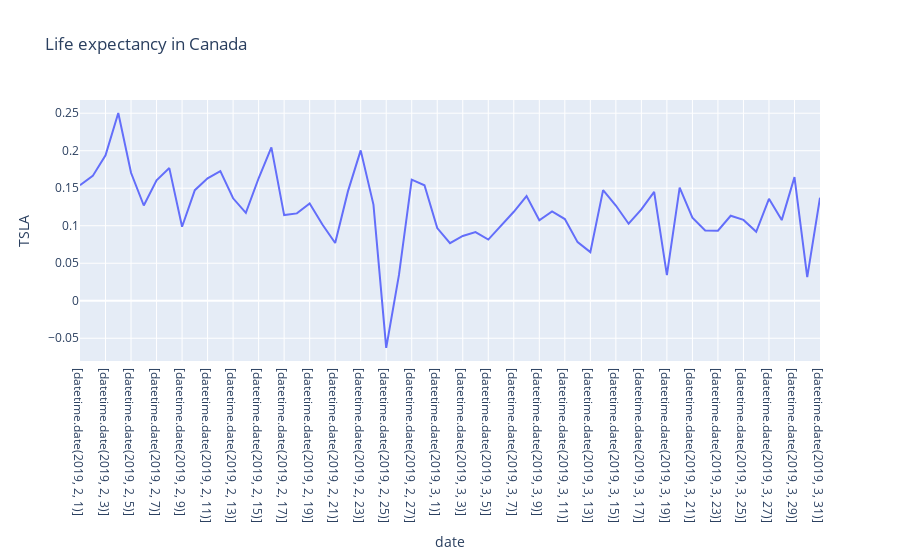

The notebook cell this image was saved under:
### Code cell
x = tsla_df['date']
y = tsla_df['TSLA']
df = px.data.gapminder().query("country=='Canada'")
fig = px.line(tsla_df, x="date", y="TSLA", title='Life expectancy in Canada')
fig.xla
fig.show()

### Figure 1 — Plotly figure (JSON) as saved in the notebook; plotly's stock layout.template omitted (floating-point values rounded to 4 significant figures)
{"data": [{"hovertemplate": "date=%{x}<br>TSLA=%{y}<extra></extra>", "legendgroup": "", "line": {"color": "#636efa", "dash": "solid"}, "marker": {"symbol": "circle"}, "mode": "lines", "name": "", "orientation": "v", "showlegend": false, "type": "scatter", "x": ["[datetime.date(2019, 2, 1)]", "[datetime.date(2019, 2, 2)]", "[datetime.date(2019, 2, 3)]", "[datetime.date(2019, 2, 4)]", "[datetime.date(2019, 2, 5)]", "[datetime.date(2019, 2, 6)]", "[datetime.date(2019, 2, 7)]", "[datetime.date(2019, 2, 8)]", "[datetime.date(2019, 2, 9)]", "[datetime.date(2019, 2, 10)]", "[datetime.date(2019, 2, 11)]", "[datetime.date(2019, 2, 12)]", "[datetime.date(2019, 2, 13)]", "[datetime.date(2019, 2, 14)]", "[datetime.date(2019, 2, 15)]", "[datetime.date(2019, 2, 16)]", "[datetime.date(2019, 2, 17)]", "[datetime.date(2019, 2, 18)]", "[datetime.date(2019, 2, 19)]", "[datetime.date(2019, 2, 20)]", "[datetime.date(2019, 2, 21)]", "[datetime.date(2019, 2, 22)]", "[datetime.date(2019, 2, 23)]", "[datetime.date(2019, 2, 24)]", "[datetime.date(2019, 2, 25)]", "[datetime.date(2019, 2, 26)]", "[datetime.date(2019, 2, 27)]", "[datetime.date(2019, 2, 28)]", "[datetime.date(2019, 3, 1)]", "[datetime.date(2019, 3, 2)]", "[datetime.date(2019, 3, 3)]", "[datetime.date(2019, 3, 4)]", "[datetime.date(2019, 3, 5)]", "[datetime.date(2019, 3, 6)]", "[datetime.date(2019, 3, 7)]", "[datetime.date(2019, 3, 8)]", "[datetime.date(2019, 3, 9)]", "[datetime.date(2019, 3, 10)]", "[datetime.date(2019, 3, 11)]", "[datetime.date(2019, 3, 12)]", "[datetime.date(2019, 3, 13)]", "[datetime.date(2019, 3, 14)]", "[datetime.date(2019, 3, 15)]", "[datetime.date(2019, 3, 16)]", "[datetime.date(2019, 3, 17)]", "[datetime.date(2019, 3, 18)]", "[datetime.date(2019, 3, 19)]", "[datetime.date(2019, 3, 20)]", "[datetime.date(2019, 3, 21)]", "[datetime.date(2019, 3, 22)]", "[datetime.date(2019, 3, 23)]", "[datetime.date(2019, 3, 24)]", "[datetime.date(2019, 3, 25)]", "[datetime.date(2019, 3, 26)]", "[datetime.date(2019, 3, 27)]", "[datetime.date(2019, 3, 28)]", "[datetime.date(2019, 3, 29)]", "[datetime.date(2019, 3, 30)]", "[datetime.date(2019, 3, 31)]"], "xaxis": "x", "y": [0.1539, 0.1664, 0.1938, 0.2502, 0.1706, 0.127, 0.1605, 0.1768, 0.09859, 0.1474, 0.1632, 0.1728, 0.1366, 0.1172, 0.1633, 0.2045, 0.1142, 0.1165, 0.1297, 0.1017, 0.07703, 0.1458, 0.2004, 0.1282, -0.06291, 0.03438, 0.1614, 0.1539, 0.09693, 0.0767, 0.08635, 0.09155, 0.08157, 0.1005, 0.1186, 0.1395, 0.1072, 0.1192, 0.109, 0.07812, 0.06477, 0.1475, 0.1269, 0.1026, 0.1217, 0.1452, 0.03418, 0.1507, 0.1107, 0.09365, 0.09346, 0.1133, 0.1078, 0.09187, 0.1358, 0.1075, 0.1648, 0.03158, 0.1374], "yaxis": "y"}], "layout": {"legend": {"tracegroupgap": 0}, "title": {"text": "Life expectancy in Canada"}, "xaxis": {"anchor": "y", "domain": [0, 1], "title": {"text": "date"}}, "yaxis": {"anchor": "x", "domain": [0, 1], "title": {"text": "TSLA"}}}}
